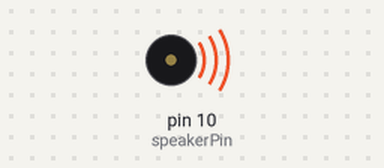
The sketch below on a simulated Arduino Uno, built with avr-gcc and run on an emulated ATmega328P. Parts: buzzer (waves = sounding). At 32.0 s the program stops and its outputs stay as they are.

Above: at 0.8 s.
At 32.0 s:
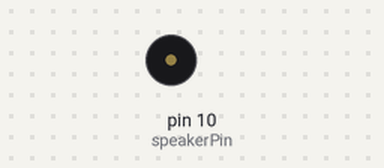
Timing chart, 0 to 33.5 s (numbered marks = the images above):
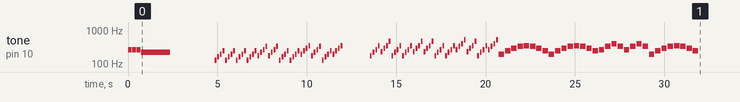

The sketch:

Notes_And_Frequencies_Make_A_Song.ino
```cpp
/*
  This program plays music using two octaves of the chromatic scale starting with a c at 131 Hz and ending with a C at 524 Hz
*/
int speakerPin = 10;               //the pin that buzzer is connected to
void setup()
{
  pinMode(speakerPin, OUTPUT);    //set the output pin for the speaker
}

void loop() {
  int beatLength = 20; // songs have different tempos, so beatLength must change to fit the song
  //Also, I originally did the math as if beatLength was the length of an entire 4 beats (one measure in common time). However, it should be the length of a quarter note.
  //Quarter notes were originally beatLength / 4, but they should be beatLength.
  play(12, beatLength / 2);          // Beginning of Beethoven's fifth symphony
  play(12, beatLength / 2);          // Eighth note are (beatLength / 2) because one beatLength is a quarter note
  play(12, beatLength / 2);
  play(9, beatLength * 4);  // Whole note rest
  play(25, beatLength *  6);        //Gives listeners a break between melodies

  beatLength = 12;

  // 12 bar blues chord progression
  // with major seventh arpeggios, which are:
  //Every other natural note instead of the major arpeggio (first, third, fifth and eighth)

  c7();
  c7();  // each method plays the four notes in the respective major seventh chord successively.
  c7();  // this (hopefully) gives the illusion of a single chord being played
  c7();
  f7();
  f7();
  c7();
  c7();
  g7();
  f7();
  c7();
  g7();
play(25, beatLength * 6);


  // Blues "Turnaround" chord progression

  f();
  bFlat();
  f();
  f();
  bFlat();
  bFlat();
  f();
  f();
  c();
  bFlat();
  f();
  c();
beatLength = 15;

// This is a walking bass line I learned on guitar in middle school
play (7, beatLength); // g
play (11, beatLength); // b
play (14, beatLength); // D
play (16, beatLength); // E
play (17, beatLength); // F
play (16, beatLength); // E
play (14, beatLength); // D
play (11, beatLength); // b
play (7, beatLength); // g
play (11, beatLength); // b
play (14, beatLength); // D
play (16, beatLength); // E
play (17, beatLength); // F
play (16, beatLength); // E
play (14, beatLength); // D
play (11, beatLength); // b

play (12, beatLength); // C
play (16, beatLength); // E
play (19, beatLength); // G
play (16, beatLength); // E
play (12, beatLength); // C
play (16, beatLength); // E
play (19, beatLength); // G
play (16, beatLength); // E
play (7, beatLength); // g
play (11, beatLength); // b
play (14, beatLength); // D
play (16, beatLength); // E
play (17, beatLength); // F
play (16, beatLength); // E
play (14, beatLength); // D
play (11, beatLength); // b

  while (true) {}
}

void play( int note, int beats) {
  int beatLength = 20;
  double frequencies[] = {131, 138.5, 147, 155.5, 165, 175, 185, 196, 207.6, 220, 233, 247, 262, 277, 294, 311, 330, 349, 370, 392, 415.3, 440, 466, 494, 524, 0};
  tone(speakerPin, frequencies[note], beatLength * beats);
  delay(beats * beatLength);
  delay(50);
}
void c7() {
  play (0, 5); // C
  play (4, 5); // E
  play (7, 5); // G
  play (11, 5); // B
}
void f7() {
  play (5, 5); // F
  play (9, 5); // A
  play (12, 5); // C
  play (16, 5); // E
}
void g7() {
  play (7, 5); // G
  play (11, 5); // B
  play (14, 5); // D
  play (17, 5); // F
}
void f() {
  play (5, 5); // F
  play (9, 5); // A
  play (12, 5); // C
  play (17, 5);  // F
}
void bFlat() {
  play (10, 5); // Bb
  play (14, 5); // D
  play (17, 5); // F
  play (22, 5); // Bb
}
void c() {
  play (12, 5); // C
  play (16, 5); // E
  play (19, 5); // G
  play (24, 5); // C
}
/* Reference Chart
  Note      Frequency (Hz)  Index
  c        131              0
  c#       138.5            1
  d        147              2
  d#       155.5            3
  e        165              4
  f        175              5
  f#       185              6
  g        196              7
  g#       207.6            8
  a        220              9
  a#       233              10
  b        247              11
  C        262              12
  C#       277              13
  D        294              14
  D#       311              15
  E        330              16
  F        349              17
  F#       370              18
  G        392              19
  G#       415.3            20
  A        440              21
  A#       466              22
  B        494              23
  C        524              24
*/
```

Measured:
- by itself, tone on pin 10 (speakerPin): plays 262 Hz for 0.20 s, 262 Hz for 0.20 s, 262 Hz for 0.20 s, 220 Hz for 1.6 s, 131 Hz for 0.10 s, 165 Hz for 0.10 s … (132 notes in this stretch)
